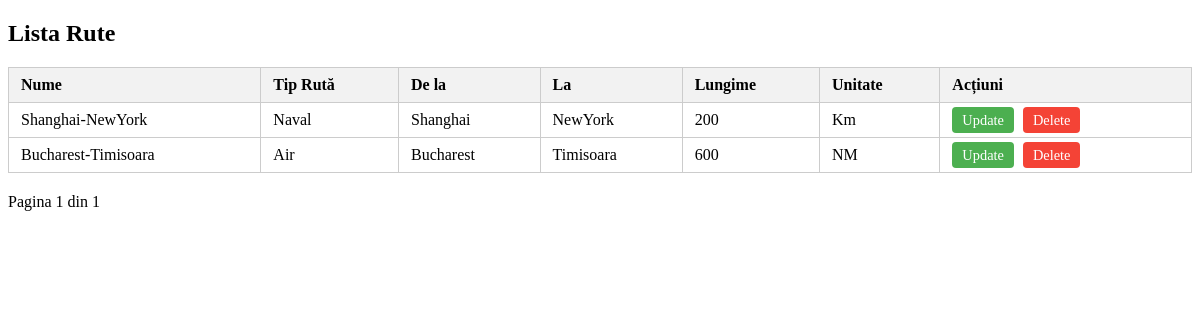
The page /logistics/routes/ on the database as committed earlier.
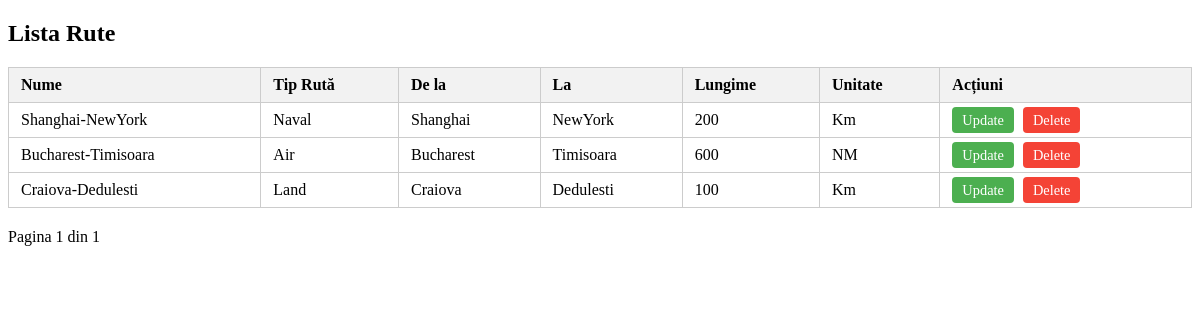
The same page on the database as committed later.
### LogisticManager/models.py (models this page shows, shortened)
class Route(models.Model):
    ROUTE_TYPE_CHOICES = [
        ('land', 'Land'),
        ('naval', 'Naval'),
        ('air', 'Air'),
    ]
    route_type = models.CharField(max_length=10, choices=ROUTE_TYPE_CHOICES)
    from_T = models.CharField(max_length=50)
    to_T = models.CharField(max_length=50)
    name = models.CharField(max_length=100, null=True, blank=True)
    length = models.IntegerField(default=0)
    unit=models.CharField(max_length=10, default="Km", blank=True)

### LogisticManager/views.py (the view)
# urls.py: path('routes/',LogisticViews.Routes_List_All.as_view(),name='routes_list_all'),
class Routes_List_All(ListView):
    model = Route
    template_name = "LogisticManager/routes_list.html"
    paginate_by = 10

### templates/LogisticManager/routes_list.html (shortened to what this page needs)
<!DOCTYPE html>
<html>
<head>
</head>
<body>
    <h2>Lista Rute</h2>
    <table>
        <thead>
            <tr>
                <th>Nume</th>
                <th>Tip Rută</th>
                <th>De la</th>
                <th>La</th>
                <th>Lungime</th>
                <th>Unitate</th>
                <th>Acțiuni</th>
            </tr>
        </thead>
        <tbody>
            {% for route in page_obj %}
                <tr>
                    <td>{{ route.name }}</td>
                    <td>{{ route.get_route_type_display }}</td>
                    <td>{{ route.from_T }}</td>
                    <td>{{ route.to_T }}</td>
                    <td>{{ route.length }}</td>
                    <td>{{ route.unit }}</td>
                    <td class="actions">
                        <a href="{% url 'LogisticManager:routes_update' route.id %}" class="btn btn-update">Update</a>
                        <a href="{% url 'LogisticManager:routes_delete' route.id %}" class="btn btn-delete">Delete</a>
                    </td>
                </tr>
            {% empty %}
                <tr>
                    <td colspan="7">Nu există rute disponibile.</td>
                </tr>
            {% endfor %}
        </tbody>
    </table>
    <div class="pagination">
        <span>Pagina {{ page_obj.number }} din {{ page_obj.paginator.num_pages }}</span>
    </div>
</body>
</html>

Rows that differ between the two databases and show on the page:
added Route: name "Craiova-Dedulesti", route_type "Land", from_T "Craiova", to_T "Dedulesti", length "100", unit "Km"
